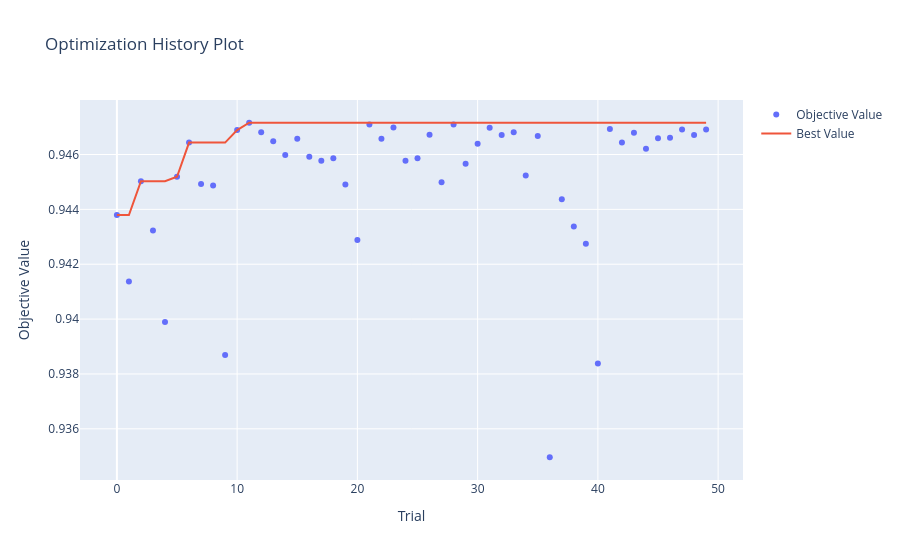
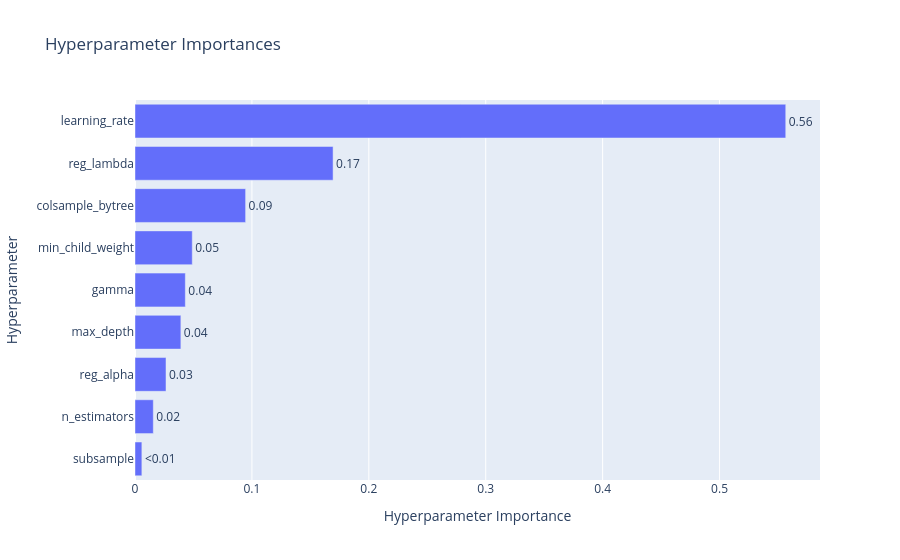

The code cell stored with these charts, in order, in its notebook:
### Code cell
# Visualize Optuna optimization results
# Note: If you get nbformat errors, run: pip install --upgrade nbformat
import joblib
import optuna

study_optuna = joblib.load('trained/optuna_study.joblib')
try:
    import plotly
    fig1 = optuna.visualization.plot_optimization_history(study_optuna)
    fig1.show()
    
    fig2 = optuna.visualization.plot_param_importances(study_optuna)
    fig2.show()
except Exception as e:
    print(f"Visualization error: {e}")
    print("\nTo fix this, run in terminal:")
    print("  pip install --upgrade nbformat plotly")
    print("\nAlternatively, you can view the optimization results as text:")
    print(f"\nBest trial: {study_optuna.best_trial.number}")
    print(f"Best value: {study_optuna.best_value:.4f}")
    print(f"Best params: {study_optuna.best_params}")

### Figure 1 — Plotly figure (JSON) as saved in the notebook; plotly's stock layout.template omitted (floating-point values rounded to 4 significant figures)
{"data": [{"mode": "markers", "name": "Objective Value", "type": "scatter", "x": [0, 1, 2, 3, 4, 5, 6, 7, 8, 9, 10, 11, 12, 13, 14, 15, 16, 17, 18, 19, 20, 21, 22, 23, 24, 25, 26, 27, 28, 29, 30, 31, 32, 33, 34, 35, 36, 37, 38, 39, 40, 41, 42, 43, 44, 45, 46, 47, 48, 49], "y": [0.9438, 0.9414, 0.945, 0.9432, 0.9399, 0.9452, 0.9464, 0.9449, 0.9449, 0.9387, 0.9469, 0.9472, 0.9468, 0.9465, 0.946, 0.9466, 0.9459, 0.9458, 0.9459, 0.9449, 0.9429, 0.9471, 0.9466, 0.947, 0.9458, 0.9459, 0.9467, 0.945, 0.9471, 0.9457, 0.9464, 0.947, 0.9467, 0.9468, 0.9452, 0.9467, 0.935, 0.9444, 0.9434, 0.9428, 0.9384, 0.9469, 0.9464, 0.9468, 0.9462, 0.9466, 0.9466, 0.9469, 0.9467, 0.9469]}, {"mode": "lines", "name": "Best Value", "type": "scatter", "x": [0, 1, 2, 3, 4, 5, 6, 7, 8, 9, 10, 11, 12, 13, 14, 15, 16, 17, 18, 19, 20, 21, 22, 23, 24, 25, 26, 27, 28, 29, 30, 31, 32, 33, 34, 35, 36, 37, 38, 39, 40, 41, 42, 43, 44, 45, 46, 47, 48, 49], "y": [0.9438, 0.9438, 0.945, 0.945, 0.945, 0.9452, 0.9464, 0.9464, 0.9464, 0.9464, 0.9469, 0.9472, 0.9472, 0.9472, 0.9472, 0.9472, 0.9472, 0.9472, 0.9472, 0.9472, 0.9472, 0.9472, 0.9472, 0.9472, 0.9472, 0.9472, 0.9472, 0.9472, 0.9472, 0.9472, 0.9472, 0.9472, 0.9472, 0.9472, 0.9472, 0.9472, 0.9472, 0.9472, 0.9472, 0.9472, 0.9472, 0.9472, 0.9472, 0.9472, 0.9472, 0.9472, 0.9472, 0.9472, 0.9472, 0.9472]}, {"marker": {"color": "#cccccc"}, "mode": "markers", "name": "Infeasible Trial", "showlegend": false, "type": "scatter", "x": [], "y": []}], "layout": {"title": {"text": "Optimization History Plot"}, "xaxis": {"title": {"text": "Trial"}}, "yaxis": {"title": {"text": "Objective Value"}}}}

### Figure 2 — Plotly figure (JSON) as saved in the notebook; plotly's stock layout.template omitted (floating-point values rounded to 4 significant figures)
{"data": [{"cliponaxis": false, "hovertemplate": ["subsample (FloatDistribution): 0.0058772649460190965<extra></extra>", "n_estimators (IntDistribution): 0.01565376157200171<extra></extra>", "reg_alpha (FloatDistribution): 0.026520192961109815<extra></extra>", "max_depth (IntDistribution): 0.03923717037307058<extra></extra>", "gamma (FloatDistribution): 0.043052145766770696<extra></extra>", "min_child_weight (IntDistribution): 0.04897949993789051<extra></extra>", "colsample_bytree (FloatDistribution): 0.09461747122890382<extra></extra>", "reg_lambda (FloatDistribution): 0.16943825356679323<extra></extra>", "learning_rate (FloatDistribution): 0.5566242396474403<extra></extra>"], "name": "Objective Value", "orientation": "h", "text": ["<0.01", "0.02", "0.03", "0.04", "0.04", "0.05", "0.09", "0.17", "0.56"], "textposition": "outside", "type": "bar", "x": [0.005877, 0.01565, 0.02652, 0.03924, 0.04305, 0.04898, 0.09462, 0.1694, 0.5566], "y": ["subsample", "n_estimators", "reg_alpha", "max_depth", "gamma", "min_child_weight", "colsample_bytree", "reg_lambda", "learning_rate"]}], "layout": {"title": {"text": "Hyperparameter Importances"}, "xaxis": {"title": {"text": "Hyperparameter Importance"}}, "yaxis": {"title": {"text": "Hyperparameter"}}}}
